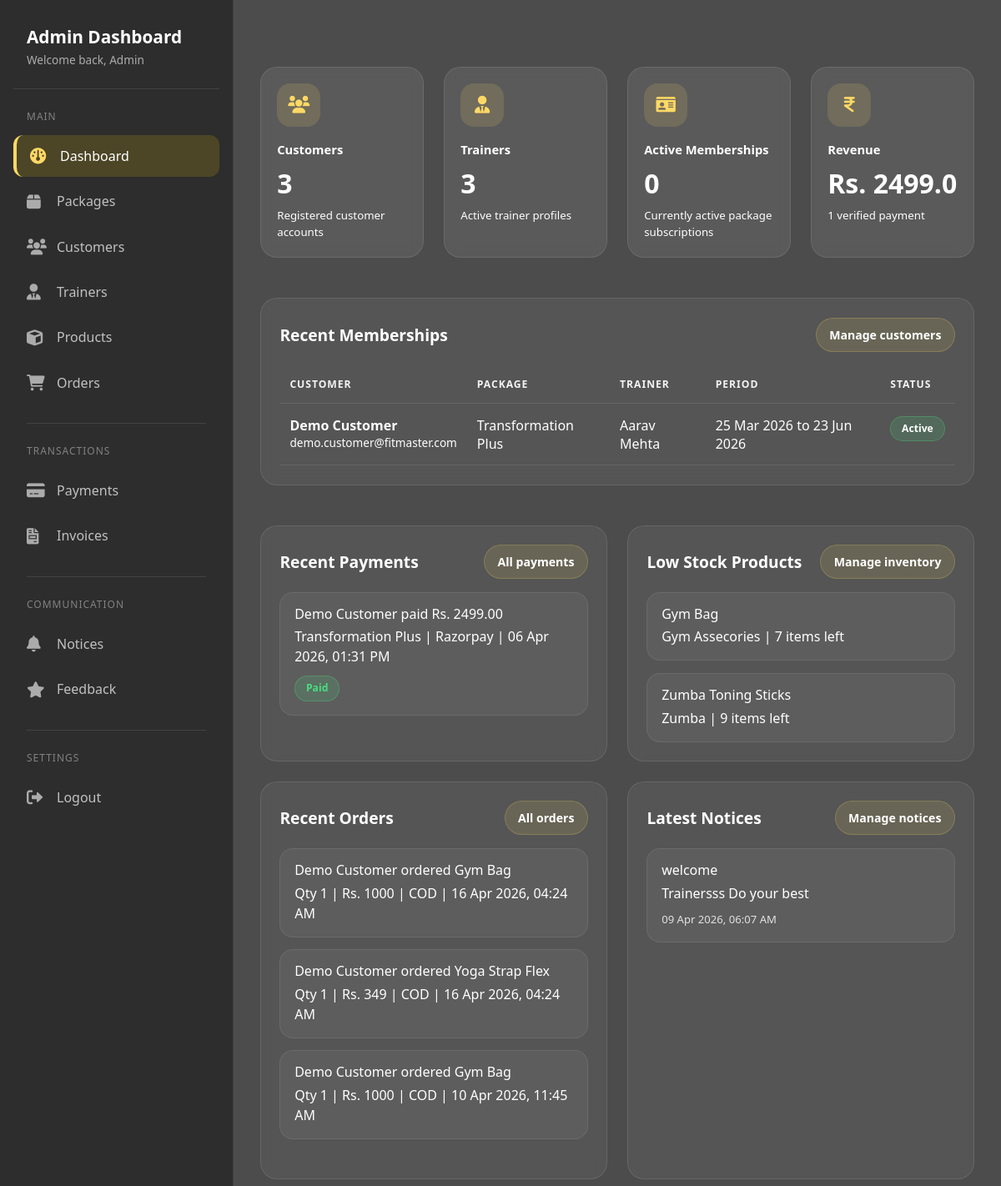
/admindash/ (signed in), run on an earlier commit of the app's database.
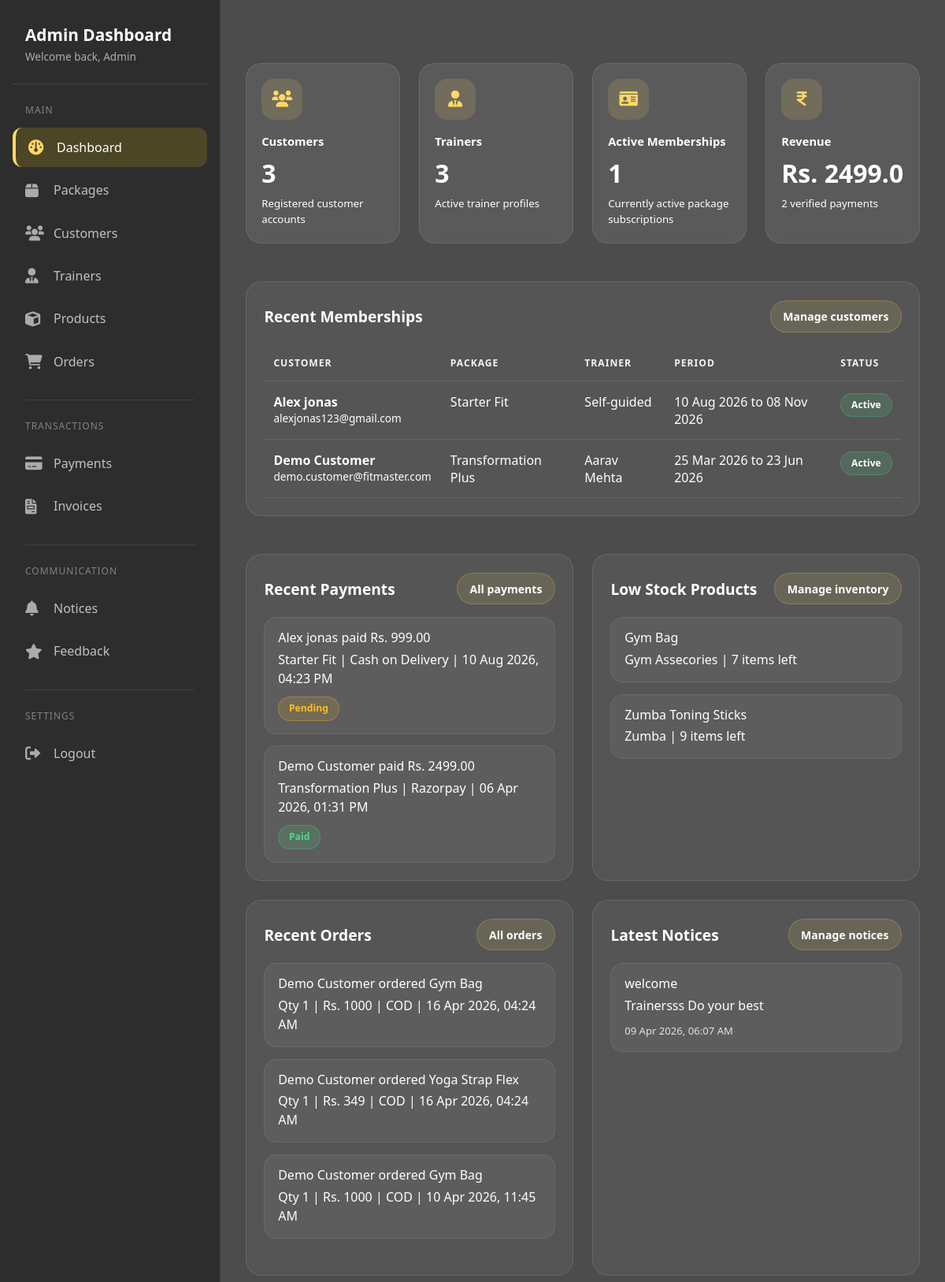
And on a later commit of the database.
### Fit/models.py (models this page shows, shortened)
class User(models.Model):
    ROLE_CHOICES = ( ('admin','Admin'), ('customer','Customer'), ('trainer','Trainer'))
    role = models.CharField(max_length=20, choices=ROLE_CHOICES,null=True,blank=True)
    firstname=models.CharField(max_length=20,blank=True,null=True)
    lastname=models.CharField(max_length=20,blank=True,null=True)
    email=models.EmailField()
    password=models.CharField(max_length=8)
    mobile=models.CharField(max_length=10)
    address=models.CharField(max_length=100)
    state=models.CharField(max_length=20)
    city=models.CharField(max_length=20)
    pincode=models.IntegerField()
    gender=models.CharField(null=True,blank=True)
    profile_pic=models.ImageField(upload_to='customer_images',null=True,blank=True)

class Package(models.Model):
    name = models.CharField(max_length=100)
    duration_months = models.IntegerField()
    price = models.DecimalField(max_digits=10, decimal_places=2)
    description = models.TextField()

class Membership(models.Model):
    customer = models.ForeignKey(User, on_delete=models.CASCADE)
    package = models.ForeignKey(Package, on_delete=models.CASCADE,default=True)
    trainer = models.ForeignKey(Trainer, on_delete=models.SET_NULL, null=True)
    start_date = models.DateField()
    end_date = models.DateField()
    status = models.CharField(max_length=20)

class Payment(models.Model):
     customer = models.ForeignKey(User, on_delete=models.CASCADE)
     membership = models.ForeignKey(Membership, on_delete=models.CASCADE)
     amount = models.DecimalField(max_digits=10, decimal_places=2)
     payment_method = models.CharField(max_length=50)
     payment_date = models.DateTimeField()
     status = models.CharField(max_length=20)
     gateway_order_id = models.CharField(max_length=100, null=True, blank=True)
     gateway_payment_id = models.CharField(max_length=100, null=True, blank=True)
     gateway_signature = models.CharField(max_length=255, null=True, blank=True)

class Product(models.Model):
    name=models.CharField(max_length=100)
    price=models.IntegerField()
    desc=models.TextField()
    stock=models.IntegerField(blank=True, null=True)
    image=models.ImageField(upload_to='pro_images',blank=True, null=True)
    category=models.ForeignKey(Category,on_delete=models.CASCADE,blank=True, null=True)

class Category(models.Model):
    name=models.CharField(max_length=100)
    image=models.ImageField(upload_to='Category_images')

class Order(models.Model):
    pro=models.ForeignKey(Product,on_delete=models.CASCADE)
    users=models.ForeignKey(User,on_delete=models.CASCADE)
    qty=models.IntegerField()
    total_price=models.IntegerField()
    first_name=models.CharField(max_length=50)
    mobile=models.IntegerField()
    address=models.TextField()
    city=models.CharField(max_length=40)
    state=models.CharField(max_length=40)
    pincode=models.IntegerField()
    payment_mode=models.CharField(max_length=20)
    transactionid=models.TextField(blank=True, null=True)
    datetime=models.DateTimeField(auto_now=True)

class Notice(models.Model):
    AUDIENCE_CHOICES = (
        ('all', 'Everyone'),
        ('customers', 'All Customers'),
        ('trainers', 'All Trainers'),
        ('specific_customer', 'Specific Customer'),
        ('specific_trainer', 'Specific Trainer'),
    )
    title = models.CharField(max_length=200)
    message = models.TextField()
    audience = models.CharField(max_length=30, choices=AUDIENCE_CHOICES, default='all')
    recipient = models.ForeignKey(User, on_delete=models.SET_NULL, null=True, blank=True, related_name='received_notices')
    send_email = models.BooleanField(default=False)
    email_sent_at = models.DateTimeField(null=True, blank=True)
    created_by = models.ForeignKey(User, on_delete=models.SET_NULL, null=True)
    created_at = models.DateTimeField(auto_now_add=True)

### Fit/views.py (the view)
# urls.py: path('admindash/', dash, name='dash'),
@admin_required
def dash(request):
    customers = User.objects.filter(role='customer').order_by('-id')
    trainers = Trainer.objects.select_related('users').all()
    packages = Package.objects.all()
    products = Product.objects.select_related('category').all()
    memberships = Membership.objects.select_related('customer', 'package', 'trainer', 'trainer__users').order_by('-start_date', '-id')
    payments = Payment.objects.select_related('customer', 'membership', 'membership__package').order_by('-payment_date')
    notices = Notice.objects.select_related('created_by').order_by('-created_at')[:4]
    orders = Order.objects.select_related('pro', 'users').order_by('-datetime')
    total_revenue = sum(float(item.amount) for item in payments if item.status.lower() == 'paid')
    active_memberships = memberships.filter(status__iexact='active', end_date__gte=date.today()).count()
    low_stock_products = products.filter(stock__lte=10).order_by('stock', 'name')[:5]
    recent_memberships = []
    for membership in memberships[:5]:
        recent_memberships.append({
            'customer_name': f"{membership.customer.firstname} {membership.customer.lastname}".strip() or membership.customer.email,
            'customer_email': membership.customer.email,
            'package_name': membership.package.name,
            'trainer_name': (
                f"{membership.trainer.users.firstname} {membership.trainer.users.lastname}".strip()
                if membership.trainer else 'Self-guided'
            ),
            'start_date': membership.start_date,
            'end_date': membership.end_date,
            'status': membership.status,
        })
    recent_payments = payments[:5]
    recent_orders = orders[:5]
    return render(request, 'dash.html', {
        'customers': customers,
        'trainers': trainers,
        'packages': packages,
        'products': products,
        'customer_count': customers.count(),
        'trainer_count': trainers.count(),
        'package_count': packages.count(),
        'product_count': products.count(),
        'context': date.today(),
        'active_memberships': active_memberships,
        'total_revenue': round(total_revenue, 2),
        'payment_count': payments.count(),
        'order_count': orders.count(),
        'notice_count': notices.count(),
        'recent_memberships': recent_memberships,
        'recent_payments': recent_payments,
        'recent_orders': recent_orders,
        'low_stock_products': low_stock_products,
        'latest_notices': notices,
    })

### Fit/context_processors.py (called while the page is built)
def footer_categories(request):
    return {
        'footer_categories': Category.objects.all().order_by('name')[:4]
    }

### Fit/views.py (called while the page is built)
def admin_required(view_func):
    @never_cache
    @wraps(view_func)
    def _wrapped_view(request, *args, **kwargs):
        if request.user.is_authenticated and (request.user.is_staff or request.user.is_superuser):
            return view_func(request, *args, **kwargs)
        if request.session.get('user_role') == 'admin' and request.session.get('admin_login'):
            return view_func(request, *args, **kwargs)
        messages.error(request, 'Please log in as admin to access this page.')
        return redirect('admin_login')
    return _wrapped_view

### Fit/templates/dash.html (shortened to what the changed rows need)
﻿{% extends "adminnav.html" %}
{% load static %}
{% block extra_css %}
<link rel="stylesheet" href="{% static 'css/templates/dash.css' %}">
{% endblock %}
{% block navitems %}
<div class="dash-shell">
    <div class="row dashboard-row">
        <div class="col-sm-6 col-xl-3">
            <div class="glass-card metric-card metric-frost">
                <div class="metric-icon"><i class="fas fa-id-card"></i></div>
                <div class="metric-label">Active Memberships</div>
                <div class="metric-value">{{ active_memberships }}</div>
                <div class="metric-note">Currently active package subscriptions</div>
            </div>
        </div>
        <div class="col-sm-6 col-xl-3">
            <div class="glass-card metric-card metric-frost">
                <div class="metric-icon"><i class="fas fa-indian-rupee-sign"></i></div>
                <div class="metric-label">Revenue</div>
                <div class="metric-value">Rs. {{ total_revenue }}</div>
                <div class="metric-note">{{ payment_count }} verified payment{{ payment_count|pluralize }}</div>
            </div>
        </div>
    </div>
    <div class="row dashboard-row">
        <div class="col-12">
            <div class="glass-card section-card section-frost">
                <div class="table-responsive">
                    <table class="table-lite">
                        <thead>
                            <tr>
                                <th>Customer</th>
                                <th>Package</th>
                                <th>Trainer</th>
                                <th>Period</th>
                                <th>Status</th>
                            </tr>
                        </thead>
                        <tbody>
                            {% for membership in recent_memberships %}
                            <tr>
                                <td>
                                    <strong>{{ membership.customer_name }}</strong><br>
                                    <span style="color: rgba(255,255,255,0.86); font-size: 0.85rem;">{{ membership.customer_email }}</span>
                                </td>
                                <td>{{ membership.package_name }}</td>
                                <td>{{ membership.trainer_name }}</td>
                                <td>{{ membership.start_date|date:"d M Y" }} to {{ membership.end_date|date:"d M Y" }}</td>
                                <td>
                                    <span class="status-pill {% if membership.status|lower == 'active' %}status-active{% else %}status-pending{% endif %}">
                                        {{ membership.status }}
                                    </span>
                                </td>
                            </tr>
                            {% empty %}
                            <tr><td colspan="5">No memberships created yet.</td></tr>
                            {% endfor %}
                        </tbody>
                    </table>
                </div>
            </div>
        </div>
    </div>
    <div class="row dashboard-row">
        <div class="col-lg-6">
            <div class="glass-card section-card section-frost h-100">
                <div class="mini-list">
                    {% for payment in recent_payments %}
                    <div class="mini-item">
                        <h4>{{ payment.customer.firstname }} {{ payment.customer.lastname }} paid Rs. {{ payment.amount }}</h4>
                        <p>{{ payment.membership.package.name }} | {{ payment.payment_method }} | {{ payment.payment_date|date:"d M Y, h:i A" }}</p>
                        <div style="margin-top: 0.65rem;">
                            <span class="status-pill {% if payment.status|lower == 'paid' %}status-paid{% else %}status-pending{% endif %}">{{ payment.status }}</span>
                        </div>
                    </div>
                    {% empty %}
                    <p class="empty-state">No payments recorded yet.</p>
                    {% endfor %}
                </div>
            </div>
        </div>
        <div class="col-lg-6">
            <div class="glass-card section-card section-frost h-100">
                <div class="mini-list">
                    {% for item in low_stock_products %}
                    <div class="mini-item">
                        <h4>{{ item.name }}</h4>
                        <p>{% if item.category %}{{ item.category.name }}{% else %}Uncategorized{% endif %} | {{ item.stock|default:0 }} item{{ item.stock|pluralize }} left</p>
                    </div>
                    {% empty %}
                    <p class="empty-state">No low stock alerts right now.</p>
                    {% endfor %}
                </div>
            </div>
        </div>
    </div>
    <div class="row g-4">
        <div class="col-lg-6">
            <div class="glass-card section-card section-frost h-100">
                <div class="mini-list">
                    {% for order in recent_orders %}
                    <div class="mini-item">
                        <h4>{{ order.first_name }} ordered {{ order.pro.name }}</h4>
                        <p>Qty {{ order.qty }} | Rs. {{ order.total_price }} | {{ order.payment_mode }} | {{ order.datetime|date:"d M Y, h:i A" }}</p>
                    </div>
                    {% empty %}
                    <p class="empty-state">No store orders have been placed yet.</p>
                    {% endfor %}
                </div>
            </div>
        </div>
        <div class="col-lg-6">
            <div class="glass-card section-card section-frost h-100">
                <div class="mini-list">
                    {% for notice in latest_notices %}
                    <div class="mini-item">
                        <h4>{{ notice.title }}</h4>
                        <p>{{ notice.message }}</p>
                        <div style="margin-top: 0.65rem; color: rgba(255,255,255,0.82); font-size: 0.82rem;">{{ notice.created_at|date:"d M Y, h:i A" }}</div>
                    </div>
                    {% empty %}
                    <p class="empty-state">No notices published yet.</p>
                    {% endfor %}
                </div>
            </div>
        </div>
    </div>
</div>
{% endblock navitems %}

What changed in the data, as far as the page shows it:
now on this page (row unchanged): User: customer_email "alexjonas123@gmail.com"
now on this page (row unchanged): Package: package_name "Starter Fit"
added Membership: start_date "10 Aug 2026", end_date "08 Nov 2026", status "Active"
added Payment: customer.firstname "Alex", customer.lastname "jonas", amount "999.00", membership.package.name "Starter Fit", payment_method "Cash on Delivery", payment_date "10 Aug 2026, 04:23 PM", status "Pending"
Also different on the page:
{{ active_memberships }}: "0" → "1"
{{ payment_count }}: "1" → "2"
new list line: "Alex jonas Self-guided to"
